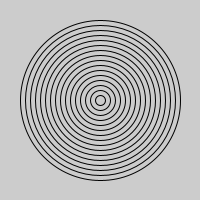
Frame 1 (no input)
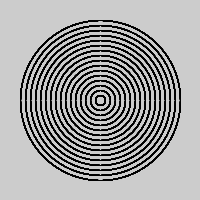
Frame 60 (the mouse pressed at the canvas centre just before this capture)
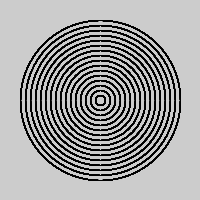
Frame 120 (the mouse held since frame 60 and released just before this capture)

The Processing sketch that drew these frames (run headless with seeded random() and noise(); from frame 60 on, the mouse is pressed at the canvas centre):

// Processing sketch: Exercise1_2Sketch2CarolineYau
// ── Exercise1_2Sketch2CarolineYau.pde
//Caroline Yau
//Exercise 1.2 Draw it!

//Sketch 2 Target

void setup(){
  size(200, 200);
}

void draw(){
  noFill();
  for (int i=1; i<=16; i++){
    ellipse(width/2, height/2, i*10, i*10);
  }
}
